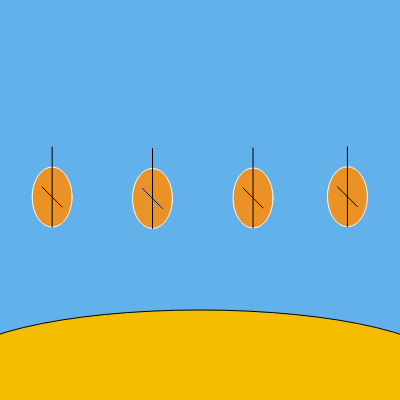
Frame 1 (no input)
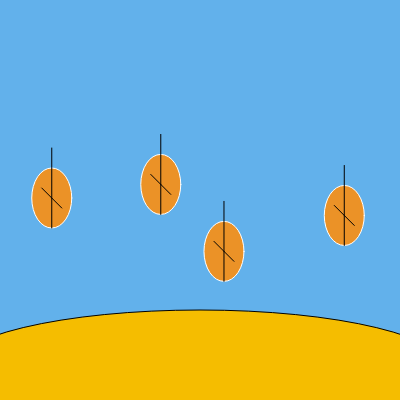
Frame 60 (no input)
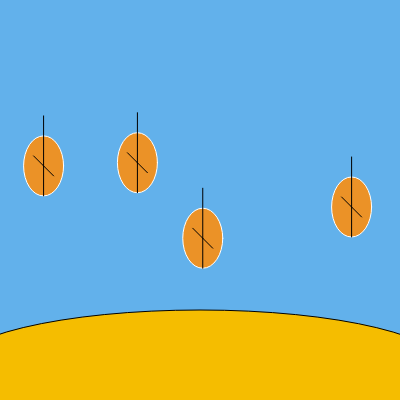
Frame 120 (the mouse pressed at the canvas centre since frame 60)

The p5.js sketch that drew these frames (run headless with seeded random() and noise() and a simulated clock; from frame 60 on, the mouse is pressed at the canvas centre):

// p5.js sketch
// ── sketch.js
let leaves = [];

function setup() {
  createCanvas(400, 400);
  //The arrays and i's allows for the amount of leaves in the canvas
 for (let i = 0; i < 6; i++) {
   let x = 50 + 100 * i;
   leaves [i] = new leaf(x, 200, 20)
}
}
//the background for the canvas, it uses a ellipse for the ground and a blue background
function draw() {
  background('#62B1EB');
  fill('#F5BD00')
  ellipse(200, 370, 500, 120)
 for (let i = 0; i < 6; i++) {
   leaves [i].move();
   leaves [i].show();
}
}
class leaf {
  constructor(x, y, r){
    this.x = x;
    this.y = y;
    this.r = r;
  }
  //This adds motion to the leaves giving the impression of wind. -5 and 5 gives them motion
  move(){
    this.x = this.x + random(-5, 5);
    this.y = this.y + random(-5, 5);
  }
  //this should be a push pop for leaves. This gives them structure
  show(){

    push();
    stroke(255);
    strokeWeight(1);
    fill('#EB9227');
    ellipse(this.x, this.y, 40, 60);
    pop();
   stroke(0);
    line(this.x, this.y-50, this.x, this.y+30);
    line(this.x-10, this.y-10, this.x, this.y);
    line(this.x+10, this.y+10, this.x, this.y)
  }
}
